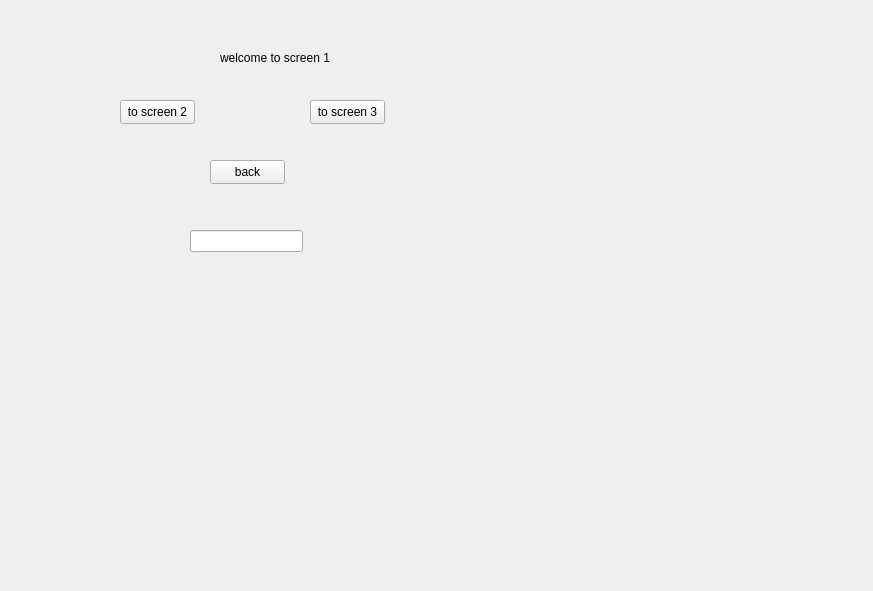
<?xml version="1.0" encoding="UTF-8"?>
<ui version="4.0">
 <class>test1</class>
 <widget class="QWidget" name="test1">
  <property name="geometry">
   <rect>
    <x>0</x>
    <y>0</y>
    <width>873</width>
    <height>591</height>
   </rect>
  </property>
  <property name="windowTitle">
   <string>Form</string>
  </property>
  <widget class="QPushButton" name="screen2_pb">
   <property name="geometry">
    <rect>
     <x>120</x>
     <y>100</y>
     <width>75</width>
     <height>24</height>
    </rect>
   </property>
   <property name="text">
    <string>to screen 2</string>
   </property>
  </widget>
  <widget class="QLabel" name="label">
   <property name="geometry">
    <rect>
     <x>220</x>
     <y>50</y>
     <width>111</width>
     <height>16</height>
    </rect>
   </property>
   <property name="text">
    <string>welcome to screen 1</string>
   </property>
  </widget>
  <widget class="QPushButton" name="back_pb">
   <property name="geometry">
    <rect>
     <x>210</x>
     <y>160</y>
     <width>75</width>
     <height>24</height>
    </rect>
   </property>
   <property name="text">
    <string>back</string>
   </property>
  </widget>
  <widget class="QPushButton" name="screen3_pb">
   <property name="geometry">
    <rect>
     <x>310</x>
     <y>100</y>
     <width>75</width>
     <height>24</height>
    </rect>
   </property>
   <property name="text">
    <string>to screen 3</string>
   </property>
  </widget>
  <widget class="QLineEdit" name="editable_le">
   <property name="geometry">
    <rect>
     <x>190</x>
     <y>230</y>
     <width>113</width>
     <height>22</height>
    </rect>
   </property>
  </widget>
 </widget>
 <resources/>
 <connections/>
</ui>
